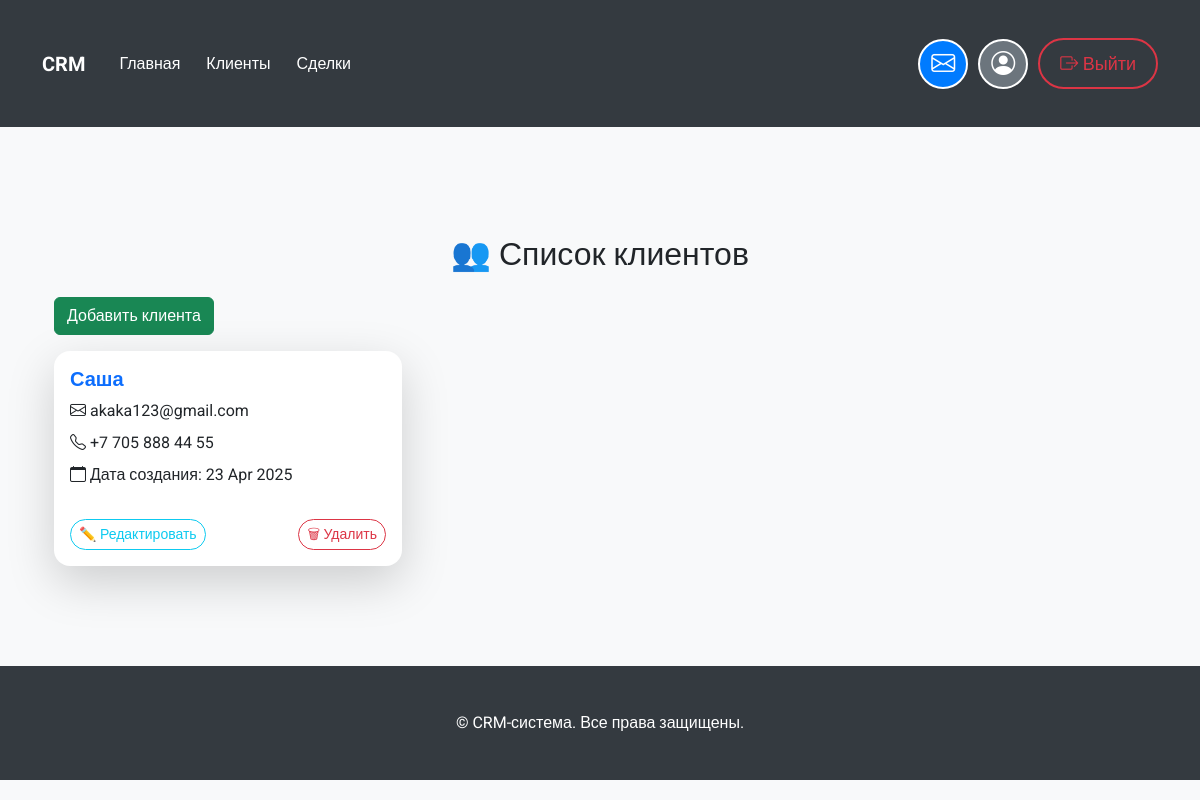
/clients/ (signed in), run on the app's committed database.
### crm/models.py (models this page shows, shortened)
class Client(models.Model):
    name = models.CharField(max_length=200, verbose_name=_('Client Name'))
    email = models.EmailField(unique=True, verbose_name=_('Email Address'))
    phone = models.CharField(max_length=20, verbose_name=_('Phone Number'))
    address = models.TextField(max_length=500, blank=True, null=True, verbose_name=_('Address'))
    created_at = models.DateTimeField(auto_now_add=True, verbose_name=_('Created At'))  # Автоматическое заполнение текущей даты и времени
    created_by = models.ForeignKey(
        settings.AUTH_USER_MODEL,  # Используем кастомную модель пользователя
        on_delete=models.SET_NULL,
        null=True,
        related_name='created_clients',
        verbose_name=_('Created By')
    )
    class Meta:
        verbose_name = _('Client')
        verbose_name_plural = _('Clients')
        ordering = ['-created_at']

### crm/views.py (the view)
# urls.py: path('clients/', views.client_list, name='client_list'),
@login_required
def client_list(request):
    clients = Client.objects.all()
    return render(request, 'crm/client_list.html', {'clients': clients})

### crm/templates/crm/client_list.html (shortened to what this page needs)
{% extends 'base.html' %}
{% block content %}
<div class="container mt-5">
    <h2 class="mb-4 text-center">👥 Список клиентов</h2>
    <div class="mb-3">
        <a href="{% url 'add_client' %}" class="btn btn-success">Добавить клиента</a>
    </div>
    {% if clients %}
        <div class="row row-cols-1 row-cols-md-2 row-cols-lg-3 g-4">
            {% for client in clients %}
                <div class="col">
                    <div class="card h-100 shadow-lg border-0 rounded-4">
                        <div class="card-body">
                            <h5 class="card-title fw-bold text-primary">{{ client.name }}</h5>
                            <p class="card-text mb-2"><i class="bi bi-envelope"></i> {{ client.email }}</p>
                            <p class="card-text mb-2"><i class="bi bi-telephone"></i> {{ client.phone }}</p>
                            <p class="card-text mb-2"><i class="bi bi-calendar"></i> Дата создания: {{ client.created_at|date:"d M Y" }}</p>
                        </div>
                        <div class="card-footer bg-transparent border-0 d-flex justify-content-between px-3 pb-3">
                            <a href="{% url 'edit_client' client.id %}" class="btn btn-sm btn-outline-info rounded-pill">✏️ Редактировать</a>
                            <button class="btn btn-sm btn-outline-danger rounded-pill" data-bs-toggle="modal" data-bs-target="#deleteModal{{ client.id }}">🗑 Удалить</button>
                        </div>
                    </div>
                </div>
            {% endfor %}
        </div>
    {% else %}
        <div class="alert alert-info text-center mt-5">
            Клиенты не найдены. Добавьте первого клиента 🚀
        </div>
    {% endif %}
</div>
{% endblock %}

### templates/base.html (style rules this page uses)
body { font-family: 'Roboto', sans-serif; background-color: #f8f9fa; }
.btn-outline-danger { border: 1px solid #dc3545; color: #dc3545; background-color: transparent; }
.container { padding-top: 30px; padding-bottom: 30px; }

### data on the page
Client: name "Саша", email "akaka123@gmail.com", phone "+7 705 888 44 55", created_at "23 Apr 2025"
